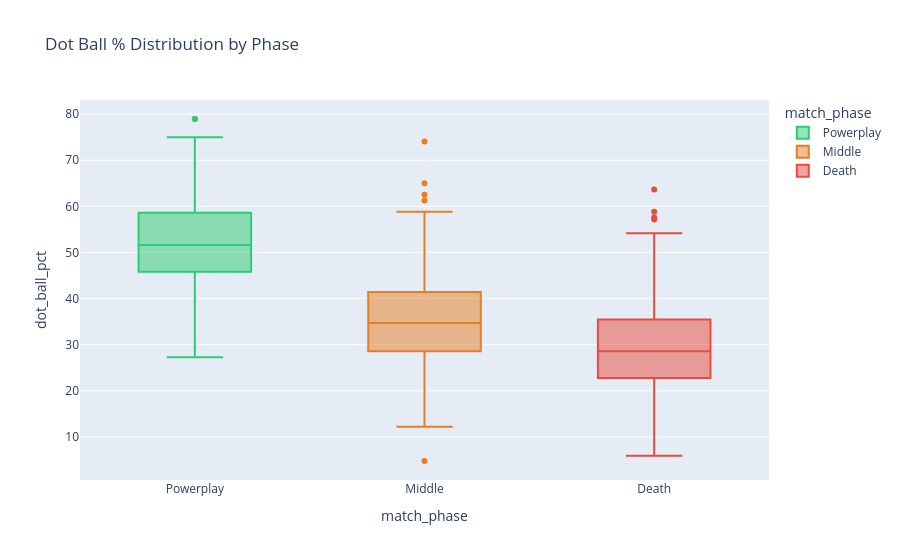

This figure's notebook cell:
### Code cell
# Dot ball box by phase
fig = px.box(phase_sr[phase_sr['balls_faced']>=15], x='match_phase', y='dot_ball_pct',
             color='match_phase', points='outliers',
             category_orders={'match_phase':['Powerplay','Middle','Death']},
             color_discrete_sequence=['#2ecc71','#e67e22','#e74c3c'],
             title='Dot Ball % Distribution by Phase')
fig.show()

### Figure 1 — Plotly figure (JSON) as saved in the notebook; plotly's stock layout.template omitted (floating-point values rounded to 4 significant figures; data arrays with more than 128 entries replaced by an {"elided": "..."} marker saying what was removed)
{"data": [{"alignmentgroup": "True", "boxpoints": "outliers", "hovertemplate": "match_phase=%{x}<br>dot_ball_pct=%{y}<extra></extra>", "legendgroup": "Powerplay", "marker": {"color": "#2ecc71"}, "name": "Powerplay", "notched": false, "offsetgroup": "Powerplay", "orientation": "v", "showlegend": true, "type": "box", "x": {"elided": "150 str values"}, "x0": " ", "xaxis": "x", "y": {"elided": "150 float values"}, "y0": " ", "yaxis": "y"}, {"alignmentgroup": "True", "boxpoints": "outliers", "hovertemplate": "match_phase=%{x}<br>dot_ball_pct=%{y}<extra></extra>", "legendgroup": "Middle", "marker": {"color": "#e67e22"}, "name": "Middle", "notched": false, "offsetgroup": "Middle", "orientation": "v", "showlegend": true, "type": "box", "x": {"elided": "211 str values"}, "x0": " ", "xaxis": "x", "y": {"elided": "211 float values"}, "y0": " ", "yaxis": "y"}, {"alignmentgroup": "True", "boxpoints": "outliers", "hovertemplate": "match_phase=%{x}<br>dot_ball_pct=%{y}<extra></extra>", "legendgroup": "Death", "marker": {"color": "#e74c3c"}, "name": "Death", "notched": false, "offsetgroup": "Death", "orientation": "v", "showlegend": true, "type": "box", "x": {"elided": "157 str values"}, "x0": " ", "xaxis": "x", "y": {"elided": "157 float values"}, "y0": " ", "yaxis": "y"}], "layout": {"boxmode": "overlay", "legend": {"title": {"text": "match_phase"}, "tracegroupgap": 0}, "title": {"text": "Dot Ball % Distribution by Phase"}, "xaxis": {"anchor": "y", "categoryarray": ["Powerplay", "Middle", "Death"], "categoryorder": "array", "domain": [0, 1], "title": {"text": "match_phase"}}, "yaxis": {"anchor": "x", "domain": [0, 1], "title": {"text": "dot_ball_pct"}}}}
